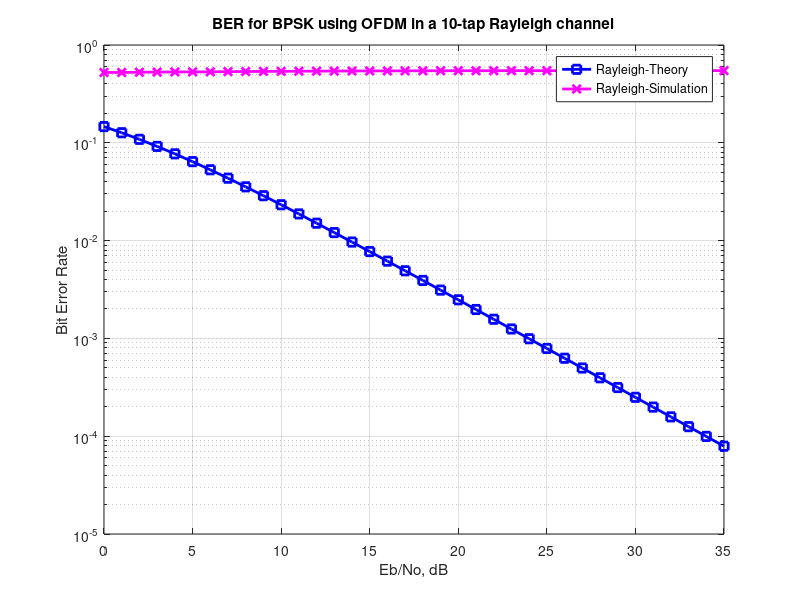
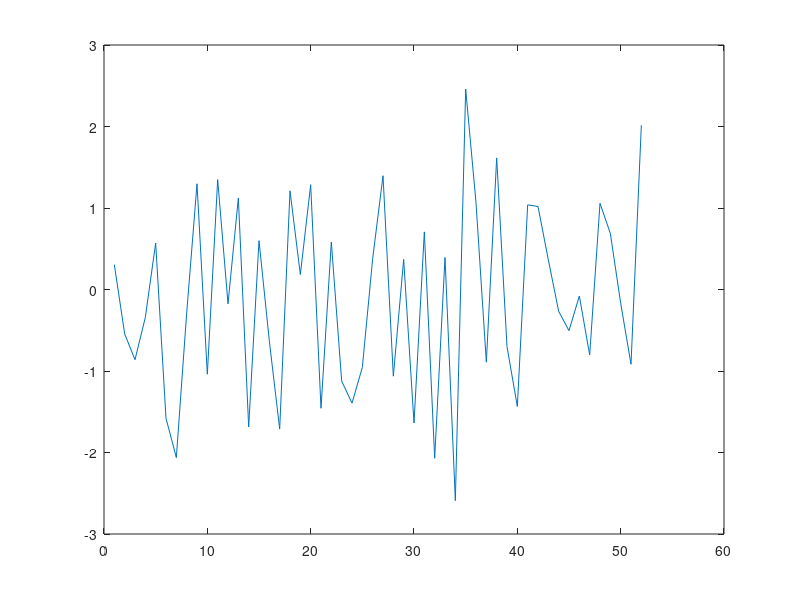
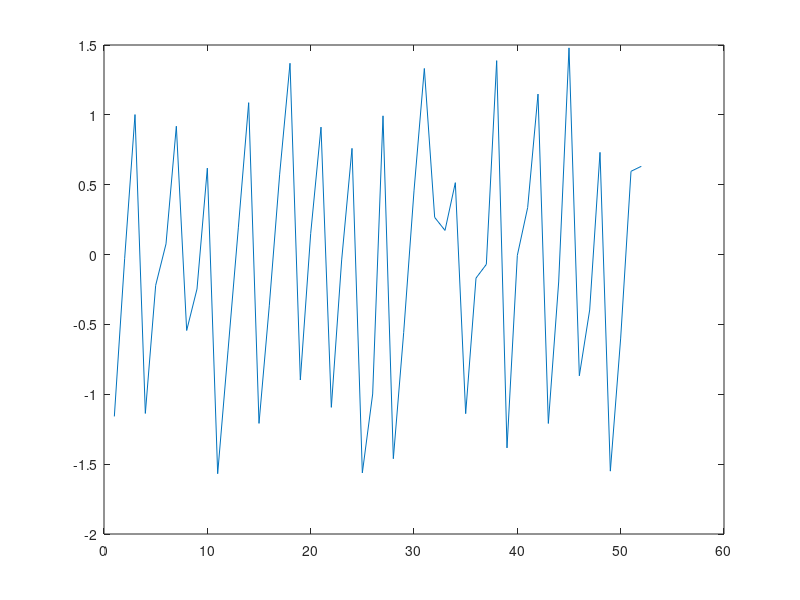

These figures' MATLAB source, in order:
%%%%%%%%%%%%%%%%%%%%%%%%%%%%%%%%%%%%%%%%%%%%%%%%%%%%%%%%%%%%
% All rights reserved by Krishna Pillai, http://www.dsplog.com 
% The file may not be re-distributed without explicit authorization
% from Krishna Pillai.
% Checked for proper operation with Octave Version 3.0.0
% Author	: Krishna Pillai
% Email		: krishna@dsplog.com
% Version	: 1.0
% Date		: 05 June 2008
% %%%%%%%%%%%%%%%%%%%%%%%%%%%%%%%%%%%%%%%%%%%%%%%%%%%%%%%%%%

% Script for computing the BER for BPSK in OFDM modulation in the 
% presence of Rayeligh fading channel

clear all
nFFT        = 64; % fft size
nDSC        = 52; % number of data subcarriers
nBitPerSym  = 52; % number of bits per OFDM symbol (same as the number of subcarriers for BPSK)
nSym        = 10^4; % number of symbols

EbN0dB      = [0:35]; % bit to noise ratio
EsN0dB      = EbN0dB + 10*log10(nDSC/nFFT) + 10*log10(64/80); % converting to symbol to noise ratio

for ii = 1:length(EbN0dB)

   % Transmitter
   ipBit = rand(1,nBitPerSym*nSym) > 0.5; % random 1's and 0's
   ipMod = 2*ipBit-1; % BPSK modulation 0 --> -1, 1 --> +1
   ipMod = reshape(ipMod,nBitPerSym,nSym).'; % grouping into multiple symbolsa

   % Assigning modulated symbols to subcarriers from [-26 to -1, +1 to +26]
   xF = [zeros(nSym,6) ipMod(:,[1:nBitPerSym/2]) zeros(nSym,1) ipMod(:,[nBitPerSym/2+1:nBitPerSym]) zeros(nSym,5)] ;
   
   % Taking FFT, the term (nFFT/sqrt(nDSC)) is for normalizing the power of transmit symbol to 1 
   xt = (nFFT/sqrt(nDSC))*ifft(fftshift(xF.')).';

   % Appending cylic prefix
   xt = [xt(:,[49:64]) xt];

   % multipath channel
   nTap = 10;
   ht = 1/sqrt(2)*1/sqrt(nTap)*(randn(nSym,nTap) + j*randn(nSym,nTap));
   
   % computing and storing the frequency response of the channel, for use at recevier
   hF = fftshift(fft(ht,64,2));

   % convolution of each symbol with the random channel
   for jj = 1:nSym
      xht(jj,:) = conv(ht(jj,:),xt(jj,:));
   end
   xt = xht;

   % Concatenating multiple symbols to form a long vector
   xt = reshape(xt.',1,nSym*(80+nTap-1));

   % Gaussian noise of unit variance, 0 mean
   nt = 1/sqrt(2)*[randn(1,nSym*(80+nTap-1)) + j*randn(1,nSym*(80+nTap-1))];

   % Adding noise, the term sqrt(80/64) is to account for the wasted energy due to cyclic prefix
   yt = sqrt(80/64)*xt + 10^(-EsN0dB(ii)/20)*nt;

   % Receiver
   yt = reshape(yt.',80+nTap-1,nSym).'; % formatting the received vector into symbols
   yt = yt(:,[26:89]); % removing cyclic prefix

   % converting to frequency domain
   yF = (sqrt(nDSC)/nFFT)*fftshift(fft(yt.')).'; 

   % equalization by the known channel frequency response
   yF = yF./hF;

   % extracting the required data subcarriers
   yMod = yF(:,[6+[1:nBitPerSym/2] 7+[nBitPerSym/2+1:nBitPerSym] ]); 

   % BPSK demodulation
   % +ve value --> 1, -ve value --> -1
   ipModHat = 2*floor(real(yMod/2)) + 1;
   ipModHat(find(ipModHat>1)) = +1;
   ipModHat(find(ipModHat<-1)) = -1;

   % conve     rting modulated values into bits
   ipBitHat = (ipModHat+1)/2;
   ipBitHat = reshape(ipBitHat.',nBitPerSym*nSym,1).';

   % counting the errors
   nErr(ii) = size(find(ipBitHat - ipBit),2);

end

simBer = nErr/(nSym*nBitPerSym);
EbN0Lin = 10.^(EbN0dB/10);
theoryBer = 0.5.*(1-sqrt(EbN0Lin./(EbN0Lin+1)));

close all; figure
semilogy(EbN0dB,theoryBer,'bs-','LineWidth',2);
hold on
semilogy(EbN0dB,simBer,'mx-','LineWidth',2);
axis([0 35 10^-5 1])
grid on
legend('Rayleigh-Theory', 'Rayleigh-Simulation');
xlabel('Eb/No, dB')
ylabel('Bit Error Rate')
title('BER for BPSK using OFDM in a 10-tap Rayleigh channel')

%Scatter
A=yMod(1,:);
figure(4);
scatterplot(A)

%CFO
A=yMod(1,:)
B=real(A)
C=imag(A)
D=B+C
figure(2)
plot(D)
%d=0.3*D;
for i=1:length(D)
    sudut(i)=atan(C(i)/B(i))
end
figure(3)
plot(sudut)

